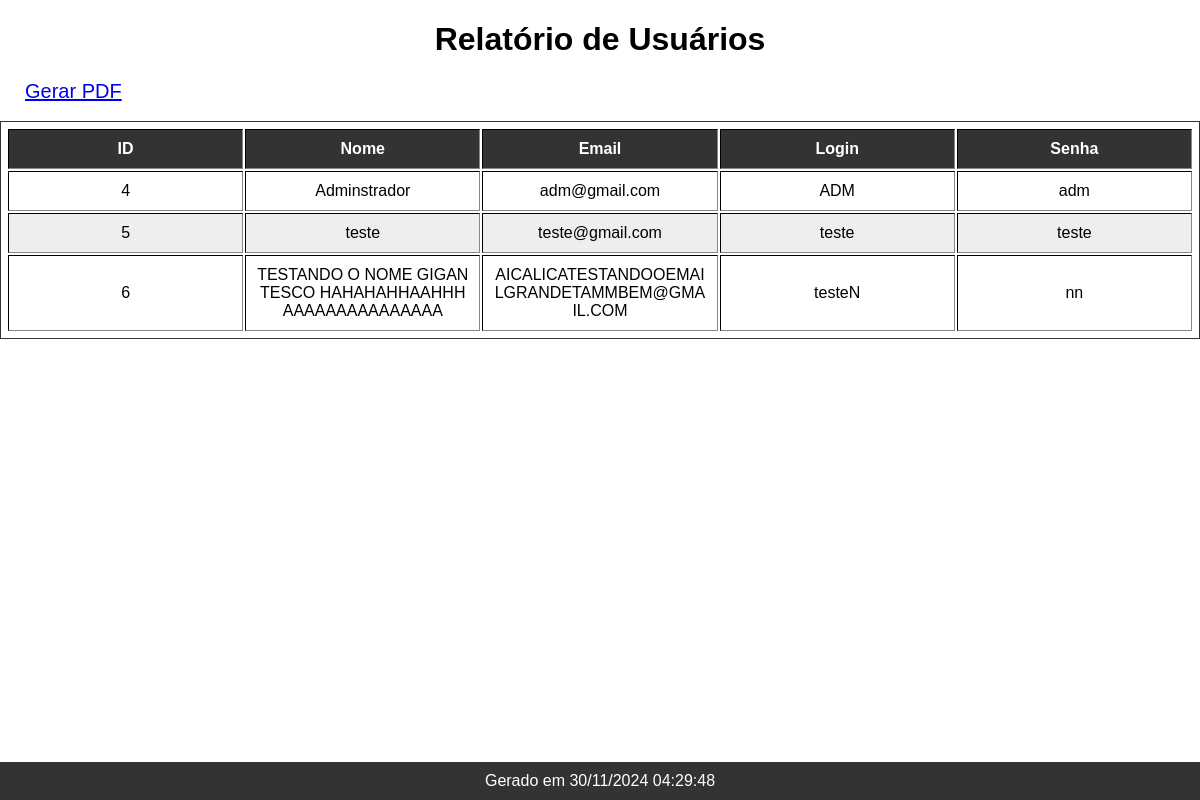
The page /Relatorio/relusuarios.php on the database its author committed.
### tables this page shows
CREATE TABLE `tb_usuario` (
  `id_usuario` int(11) NOT NULL,
  `nm_usuario` varchar(55) NOT NULL,
  `login_usuario` varchar(100) NOT NULL,
  `senha_usuario` varchar(100) NOT NULL,
  `email_usuario` varchar(100) DEFAULT NULL
);

### Relatorio/relusuarios.php (the view, shortened to what this page needs)
<?php
include ('../BDpetcare/config/conecta.php');
$sql=$conn->prepare("SELECT * FROM tb_usuario");
$sql->execute();
$result=$sql->fetchAll();
?>
<!DOCTYPE html>
<html lang="en">
<head>
</head>
<body>
    <h1> Relatório de Usuários </h1>
    <li class="gerapdf"><a href="http://localhost/PetCareAll/Relatorio/gerapdfU.php">Gerar PDF</a></li>
    <br> <br>
    <table border="1">
        <thead>
            <tr>
                <th>ID</th>
                <th>Nome</th>
                <th>Email</th>
                <th>Login</th>
                <th>Senha</th>
            </tr>
        </thead>
        <tbody>
            <?php
            foreach ($result as $linha) {
                echo "<tr>";
                echo "<td>".$linha['id_usuario']."</td>";
                echo "<td>".$linha['nm_usuario']."</td>";
                echo "<td>".$linha['email_usuario']."</td>";
                echo "<td>".$linha['login_usuario']."</td>";
                echo "<td>".$linha['senha_usuario']."</td>";
            }
            ?>
        </tbody>
    </table>
    <footer class="footer">
        Gerado em <?php echo (new Datetime())->format('d/m/Y h:i:s')?>
    </footer>
</body>
</html>

### Relatorio/relusuarios.php (style rules this page uses)
body { font-family: 'Verdana', sans-serif; margin:0px; padding:0px; }
.footer { position: fixed; left: 0; right:0; bottom:0; background: #333; color:#FFF; text-align: center; padding: 10px; }
h1 { text-align: center; }
table { width: 100%; border: 1px solid #333; padding: 5px; table-layout: fixed; }
table tr th, table tr td { padding: 10px; word-wrap: break-word; overflow-wrap: break-word; word-break: break-all; }
table tr th { background: #333; color: #FFF; }
table tr:nth-child(even) td { background: #EEE; }
table tr td { text-align: center; }
.gerapdf { display: inline; padding: 15px 25px; color: lightblue; text-decoration: none; transition: background .2s; font-size: 20px; }

### rows shown on the page
tb_usuario: id_usuario "4", nm_usuario "Adminstrador", email_usuario "adm@gmail.com", login_usuario "ADM", senha_usuario "adm"
tb_usuario: id_usuario "5", nm_usuario "teste", email_usuario "teste@gmail.com", login_usuario "teste", senha_usuario "teste"
tb_usuario: id_usuario "6", nm_usuario "TESTANDO O NOME GIGANTESCO HAHAHAHHAAHHHAAAAAAAAAAAAAAA", email_usuario "AICALICATESTANDOOEMAILGRANDETAMMBEM@GMAIL.COM", login_usuario "testeN", senha_usuario "nn"
